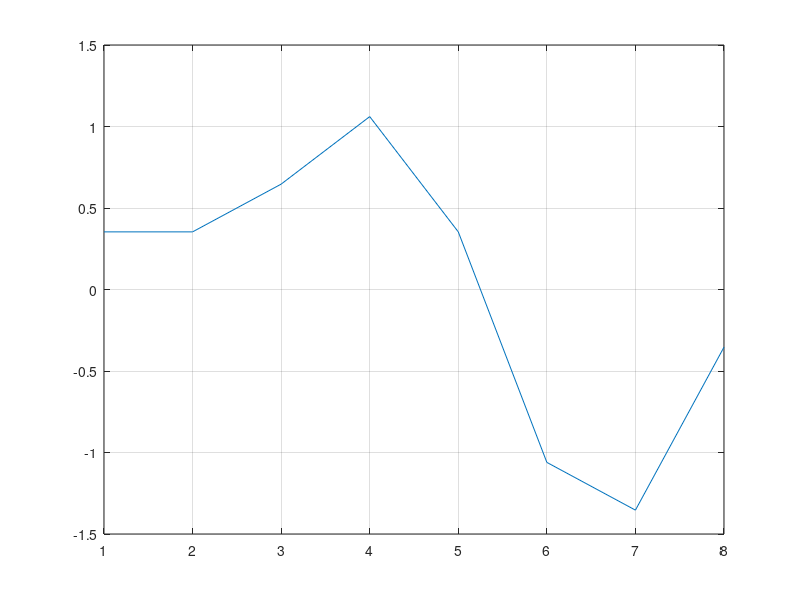
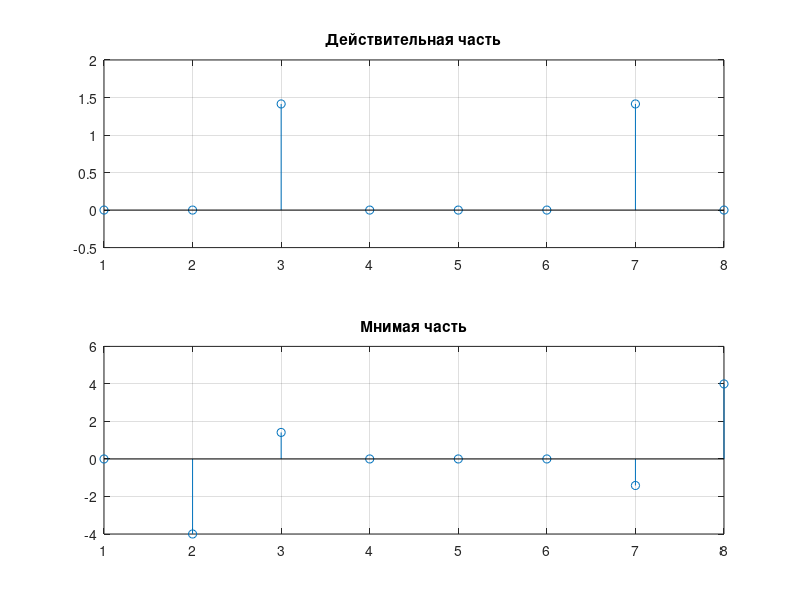
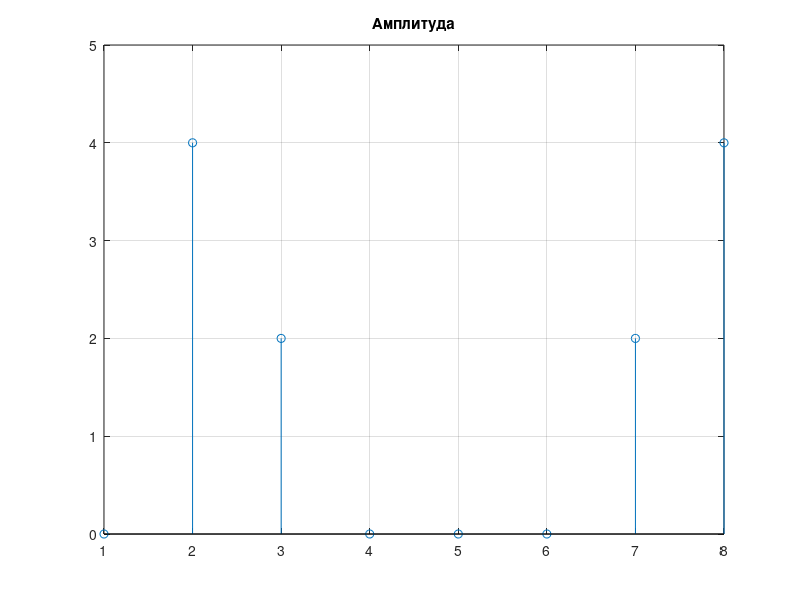
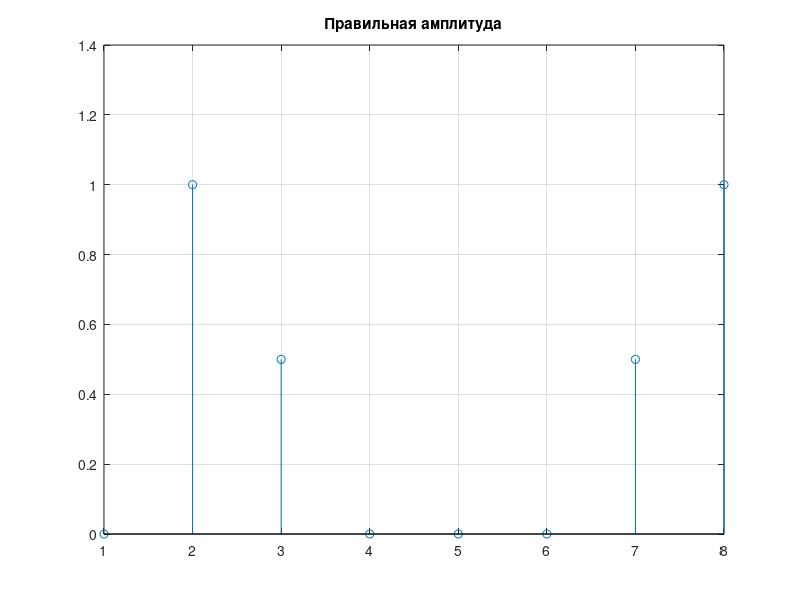

Recreate these plots in MATLAB, in order.
clear;

Fs = 8000;
%Fs = 8765;
ts = 0 : 1/Fs : 0.001-1/Fs;
%ts = 0 : 1/Fs : 0.005-1/Fs;
N = length(ts);

x = sin(2*pi*1000*ts) + 0.5*sin(2*pi*2000*ts+3*pi/4);

% функция Дирака:
%x = zeros(N,1);
%x(1) = 1;

figure;
plot(x); grid on;

% Считаем ДПФ "вручную"
X = zeros(N,1);
tic;
for m = 1 : N
    for n = 1 : N
        X(m) = X(m) + x(n)*(cos(2*pi*(n-1)*(m-1)/N)-1i*sin(2*pi*(n-1)*(m-1)/N));
    end
end
toc

% Считаем БПФ
%tic;
%X = fft(x);
%toc

figure;
subplot(2,1,1)
stem(real(X)); grid on;
title('Действительная часть');
subplot(2,1,2)
stem(imag(X)); grid on;
title('Мнимая часть');

figure;
stem(abs(X)); grid on;
title('Амплитуда');

% Модули ДПФ

Xm = 2*abs(X)/N;

figure;
stem(Xm); grid on;
title('Правильная амплитуда');

% Частоты ДПФ

f = (0:N-1)*Fs/N;

figure;
stem(f, Xm); grid on;
title('Правильная амплитуда и частота');

% Фаза ДПФ

phi = angle(X)*180/pi;

figure;
stem(f, phi); grid on;
title('Фаза');
